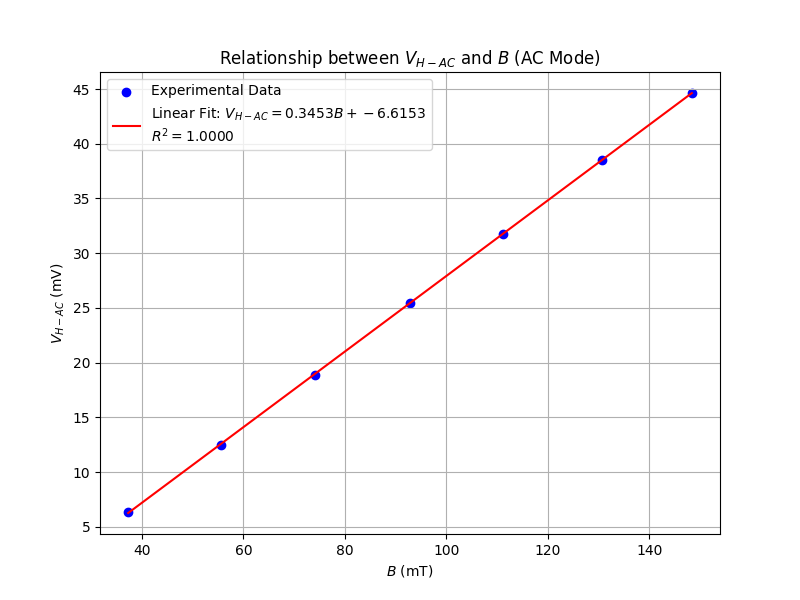

Reproduce this figure in Python.
import matplotlib.pyplot as plt
import numpy as np
from scipy import stats
import os

# Data
B = np.array([37.3, 55.5, 74.1, 92.9, 111.2, 130.6, 148.4])
VH_AC = np.array([6.371, 12.488, 18.909, 25.435, 31.755, 38.547, 44.637])

# Linear Regression
slope, intercept, r_value, p_value, std_err = stats.linregress(B, VH_AC)
line = slope * B + intercept

# Plotting
plt.figure(figsize=(8, 6))
plt.scatter(B, VH_AC, color='blue', label='Experimental Data')
plt.plot(B, line, color='red', label=f'Linear Fit: $V_{{H-AC}}={slope:.4f}B + {intercept:.4f}$\n$R^2={r_value**2:.4f}$')

plt.xlabel(r'$B$ (mT)')
plt.ylabel(r'$V_{H-AC}$ (mV)')
plt.title(r'Relationship between $V_{H-AC}$ and $B$ (AC Mode)')
plt.legend()
plt.grid(True)

# Save plot
output_dir = r'c:\Personal Profie\Profile\UCAS\t-Sophomore\S1 new\Nomal Physics Experiments\dsh\todo1 Measurement of Magnetic Field'
output_path = os.path.join(output_dir, 'plot_AC_VH_B.png')
plt.savefig(output_path)
print(f"Plot saved to {output_path}")
print(f"Slope: {slope}")
print(f"Intercept: {intercept}")
print(f"R-squared: {r_value**2}")
